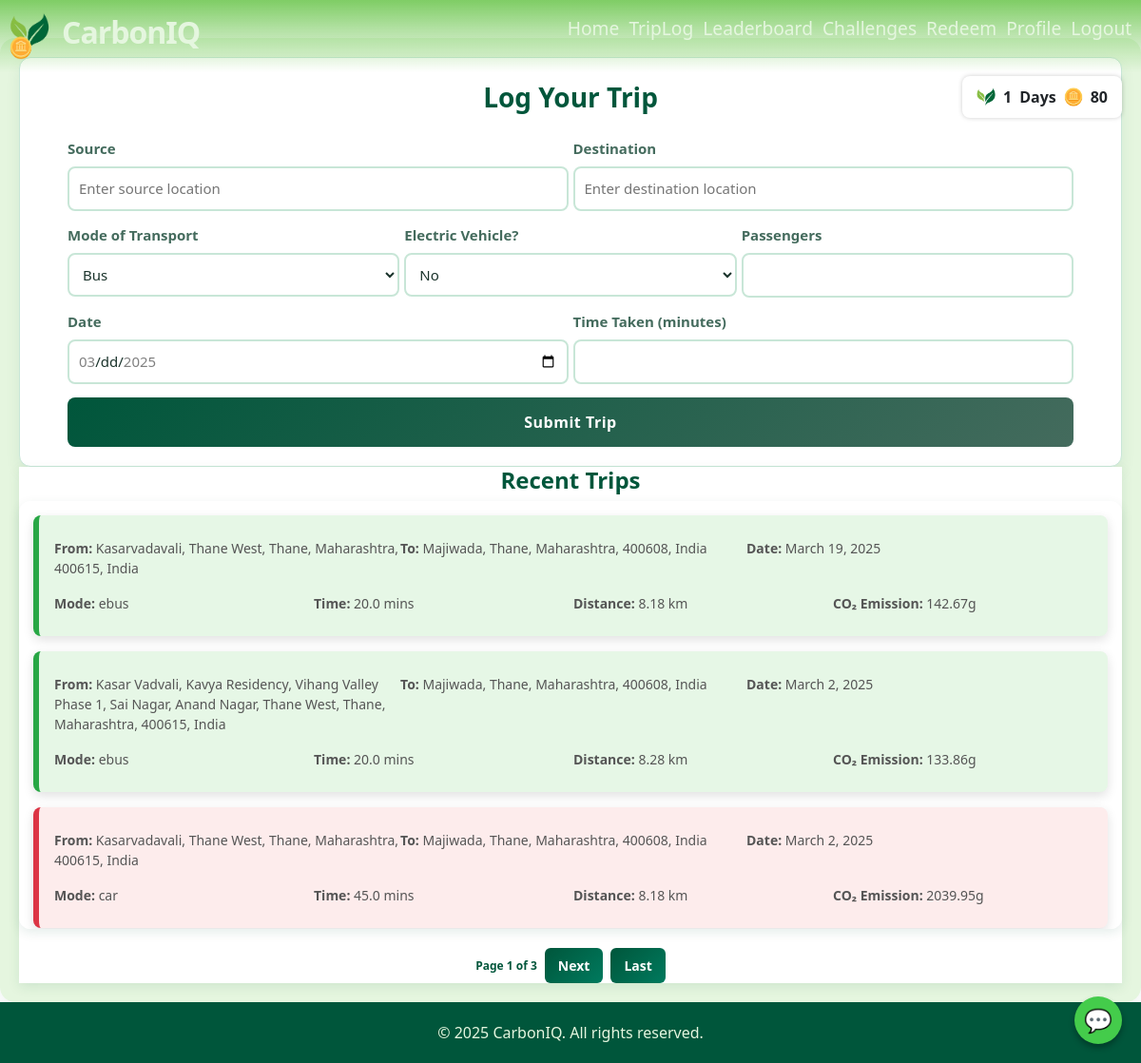
/logtrip/ (signed in), run on the app's committed database.
### mainapp/models.py (models this page shows, shortened)
class TripLog(models.Model):
    user = models.ForeignKey(User, on_delete=models.CASCADE, related_name="trips")
    source_address = models.CharField(max_length=255)
    source_lat = models.DecimalField(max_digits=9, decimal_places=6)
    source_lng = models.DecimalField(max_digits=9, decimal_places=6)
    destination_address = models.CharField(max_length=255)
    dest_lat = models.DecimalField(max_digits=9, decimal_places=6)
    dest_lng = models.DecimalField(max_digits=9, decimal_places=6)
    mode_of_transport = models.CharField(max_length=50)
    time_taken = models.FloatField()  # User-entered trip time in minutes
    api_duration = models.FloatField()  # Fetched time from API in minutes
    api_distance = models.FloatField()  # Fetched distance from API in km
    electric_vehicle = models.BooleanField(default=False)
    co2_emission = models.FloatField()  # CO2 emission in grams
    date = models.DateField()
    passengers = models.IntegerField(default=1)
    public_transport = models.BooleanField(default=False)  # Whether it was public transport
    greener_travel = models.BooleanField(default=False)  # Whether it was a greener travel option
    created_at = models.DateTimeField(auto_now_add=True)

### mainapp/views.py (the view, shortened to what this page needs)
# urls.py: path('logtrip/', mviews.logtrip, name='logtrip'),
@login_required(login_url='/login/')
def logtrip(request):
    user = request.user
    trip_logs = TripLog.objects.filter(user=user).order_by("-date", "-created_at")
    paginator = Paginator(trip_logs, 3)
    page_number = request.GET.get("page")
    trip_logs_page = paginator.get_page(page_number)
    return render(request, "mainapp/logtrip.html", {"trip_logs": trip_logs_page})

### templates/mainapp/logtrip.html (shortened to what this page needs)
{% extends 'mainapp/base.html' %}
{% load static %}
{% block extra_head %}
<link rel="stylesheet" href="{% static 'css/logtrip.css' %}">
{% endblock %}
{% block content %}
<div class="container" style="margin-top: 40px;">
    <div class="col">
        <div>
            <div class="form-container">
                <h2>Log Your Trip</h2>
                <form id="trip-form" action="{% url 'logtrip' %}" method="post" class="">
                    <div style="display: flex; gap: 5px;">
                        <div class="autocomplete-container" style="flex: 1;">
                            <label for="source">Source</label>
                            <input type="text" id="source-input" name="source" placeholder="Enter source location"
                                required />
                        </div>
                        <div class="autocomplete-container" style="flex: 1;">
                            <label for="destination">Destination</label>
                            <input type="text" id="destination-input" name="destination"
                                placeholder="Enter destination location" required />
                        </div>
                    </div>
                    <div class="flex-container">
                        <div style="display: flex; gap: 5px;">
                            <div style="flex: 1;">
                                <label for="mode-of-transport">Mode of Transport</label>
                                <select id="mode-of-transport" name="mode_of_transport" required>
                                    <option value="bus">Bus</option>
                                </select>
                            </div>
                            <div style="flex: 1;">
                                <label for="electric-vehicle">Electric Vehicle?</label>
                                <select id="electric-vehicle" name="electric_vehicle">
                                    <option value="No">No</option>
                                </select>
                            </div>
                            <div class="passenger-input" style="flex: 1;">
                                <label for="passenger-taken">Passengers</label>
                                <input type="number" id="passengers" name="passengers" step="1" />
                            </div>
                        </div>
                    </div>
                    <div class="flex-container-date" style="display: flex; gap: 5px;">
                        <div class="date-input" style="flex: 1;">
                            <label for="date">Date</label>
                            <input type="date" id="date" name="date" required />
                        </div>
                        <div class="time-input" style="flex: 1;">
                            <label for="time-taken">Time Taken (minutes)</label>
                            <input type="number" id="time-taken" name="time_taken" step="1" required />
                        </div>
                    </div>
                    <button type="submit" class="btn">Submit Trip</button>
                </form>
            </div>
        </div>
        <div class="trip-container-bada">
            <div class="trip-container">
                <h3>Recent Trips</h3>
                <div class="trip-log-wrapper">
                    <div class="trip-log-container">
                        {% if trip_logs %}
                        {% for trip in trip_logs %}
                        <div class="trip-summary {% if trip.greener_travel %}green-trip{% else %}red-trip{% endif %}">
                            <div class="trip-row">
                                <span><strong>From:</strong> {{ trip.source_address }}</span>
                                <span><strong>To:</strong> {{ trip.destination_address }}</span>
                                <span><strong>Date:</strong> {{ trip.date }}</span>
                            </div>
                            <div class="trip-row">
                                <span><strong>Mode:</strong> {{ trip.mode_of_transport }}</span>
                                <span><strong>Time:</strong> {{ trip.time_taken }} mins</span>
                                <span><strong>Distance:</strong> {{ trip.api_distance }} km</span>
                                <span><strong>CO₂ Emission:</strong> {{ trip.co2_emission }}g</span>
                            </div>
                        </div>
                        {% endfor %}
                        {% else %}
                        <p class="no-trips">No trips logged yet.</p>
                        {% endif %}
                    </div>
                </div>
                <div class="pagination bottom-pagination">
                    <span class="page-info">Page {{ trip_logs.number }} of {{ trip_logs.paginator.num_pages }}</span>
                    {% if trip_logs.has_next %}
                    <button class="pagination-btn next-btn"
                        onclick="location.href='?page={{ trip_logs.next_page_number }}'">Next</button>
                    <button class="pagination-btn last-btn"
                        onclick="location.href='?page={{ trip_logs.paginator.num_pages }}'">Last</button>
                    {% endif %}
                </div>
            </div>
        </div>
    </div>
</div>
{% endblock %}

### static/css/mainbase.css (style rules this page uses)
:root { --green-primary: #00563B; --green-light: #E5F6DF; --green-accent: #27AE60; --text-color: #E5F6DF; --highlight-text: #FAFAFA; --card-bg: #FFFFFF; --card-border: #A9DFBF; --linear:linear-gradient(135deg, #27AE60 0%, #00563B 100%); }
body { font-family: 'Inter', 'Arial', sans-serif; margin: 0; padding: 0; display: flex; flex-direction: column; height: 100vh; justify-content: space-between; background-color: var(--green-light); color: #1a332b; }

### static/css/landingpage.css (style rules this page uses)
body { font-family: Arial, sans-serif; margin: 0; padding: 0; display: flex; flex-direction: column; height: 100vh; justify-content: space-between; background-color: #E5F6DF; }

### static/css/logtrip.css (style rules this page uses)
.container { max-width: 100%; margin: auto; background-color: var(--green-light); border-radius: 16px; box-shadow: 0 8px 24px rgba(0, 86, 59, 0.08); padding: 20px; }
.container h2 { color: #00563B; text-align: center; margin: 5px 0 15px; font-size: 28px; font-weight: 700; padding-bottom: 10px; }
.container h3 { color: #00563B; text-align: center; font-size: 24px; font-weight: 600; }
.form-container { background-color: #ffffff; border-radius: 12px; padding: 20px 50px; box-shadow: 0 8px 16px rgba(0, 86, 59, 0.08); margin: 0 auto; border: 1px solid #c8e6d7; }
label { display: block; font-weight: 600; color: #446b5d; margin-bottom: 8px; font-size: 15px; }
input[type="text"], input[type="date"], input[type="number"], select { width: 100%; padding: 10px; margin-bottom: 14px; border: 2px solid #c8e6d7; border-radius: 8px; font-size: 15px; color: #1a332b; background-color: #ffffff; transition: all 0.3s ease; }
.btn { width: 100%; padding: 14px; background: linear-gradient(135deg, #00563B, #446b5d); color: white; border: none; border-radius: 8px; font-size: 16px; font-weight: 600; cursor: pointer; transition: all 0.3s ease; letter-spacing: 0.5px; }
.trip-container-bada { box-shadow: 0px 4px 12px rgba(0, 86, 59, 0.1); background-color: white; }
.trip-log-container { height: 450px; overflow-y: auto; background: #ffffff; padding: 15px; border-radius: 12px; box-shadow: 0px 4px 12px rgba(0, 86, 59, 0.1); }
.trip-summary { padding: 16px; margin-bottom: 16px; border-radius: 8px; max-width: 100%; box-shadow: 0px 4px 12px rgba(0, 0, 0, 0.12); transition: transform 0.2s ease, box-shadow 0.2s ease; }
.green-trip { background: #e6f7e6; border-left: 6px solid #28a745; }
.red-trip { background: #fdecec; border-left: 6px solid #dc3545; }
.trip-summary .trip-row { display: flex; justify-content: space-between; padding: 8px 0; font-size: 14px; color: #555; flex-wrap: wrap; }
.trip-summary .trip-row span { flex: 1; min-width: 140px; }
.pagination { display: flex; justify-content: center; align-items: center; gap: 8px; margin-top: 20px; }
.pagination-btn { max-width: 80px; padding: 8px 14px; border: none; border-radius: 6px; font-size: 14px; font-weight: 700; color: white; cursor: pointer; transition: all 0.2s ease; background: linear-gradient(135deg, #00563B, #007A5E); }
.page-info { font-size: 12px; font-weight: 700; color: #00563B; }

### templates/mainapp/base.html (style rules this page uses)
:root { --green-primary: #00563B; --green-accent: #7fcd65; --text-color: #E5F6DF; }

### data on the page
TripLog: source_address "Kasarvadavali, Thane West, Thane, Maharashtra, 400615, India", destination_address "Majiwada, Thane, Maharashtra, 400608, India", date "March 19, 2025", mode_of_transport "ebus", time_taken "20.0", api_distance "8.18", co2_emission "142.67"
TripLog: source_address "Kasar Vadvali, Kavya Residency, Vihang Valley Phase 1, Sai Nagar, Anand Nagar, Thane West, Thane, Maharashtra, 400615, India", destination_address "Majiwada, Thane, Maharashtra, 400608, India", date "March 2, 2025", mode_of_transport "ebus", time_taken "20.0", api_distance "8.28", co2_emission "133.86"
TripLog: source_address "Kasarvadavali, Thane West, Thane, Maharashtra, 400615, India", destination_address "Majiwada, Thane, Maharashtra, 400608, India", date "March 2, 2025", mode_of_transport "car", time_taken "45.0", api_distance "8.18", co2_emission "2039.95"

### other printed values
{{ trip_logs.number }} "1"
{{ trip_logs.paginator.num_pages }} "3"
